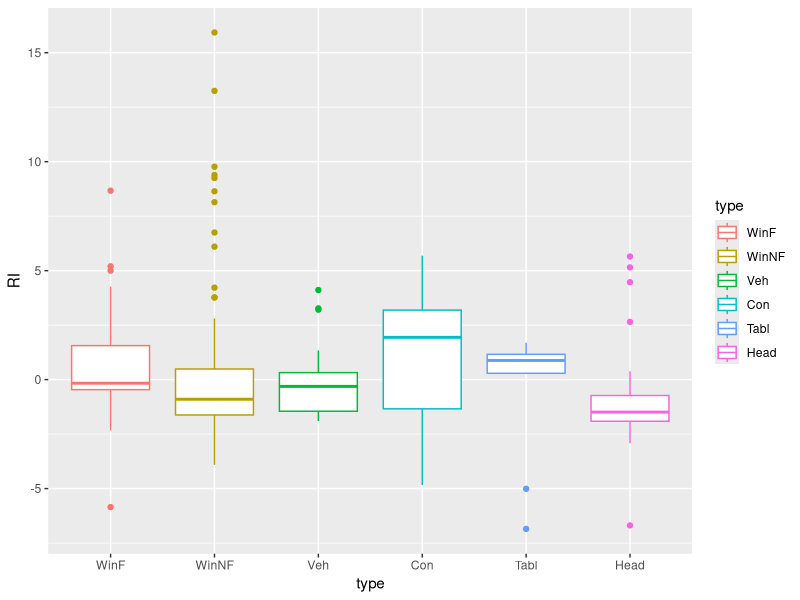
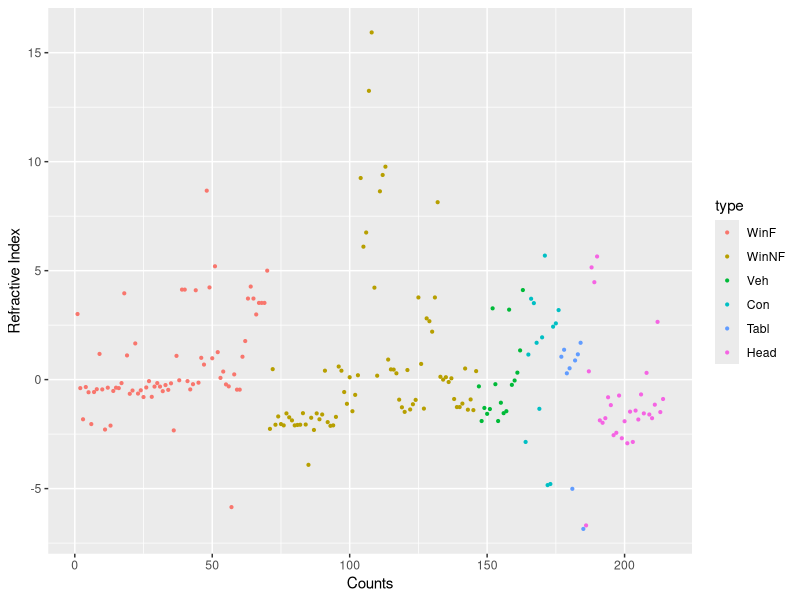
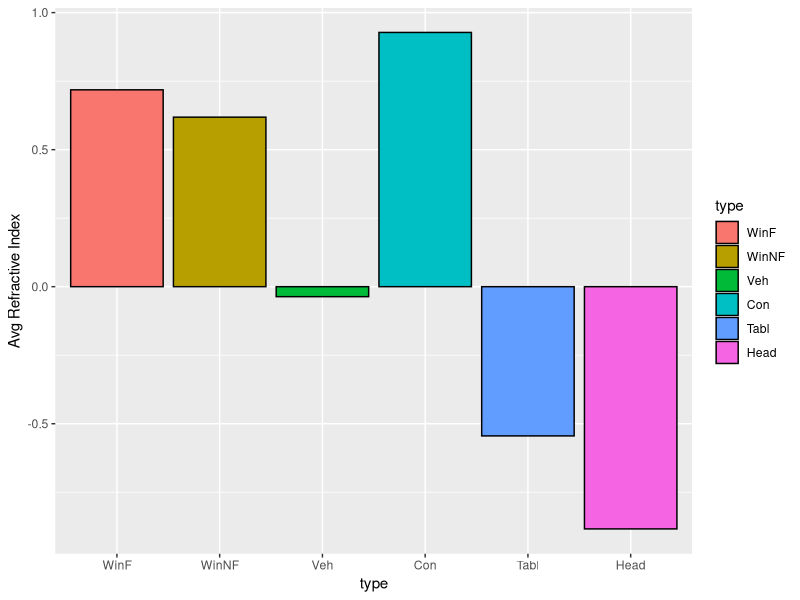
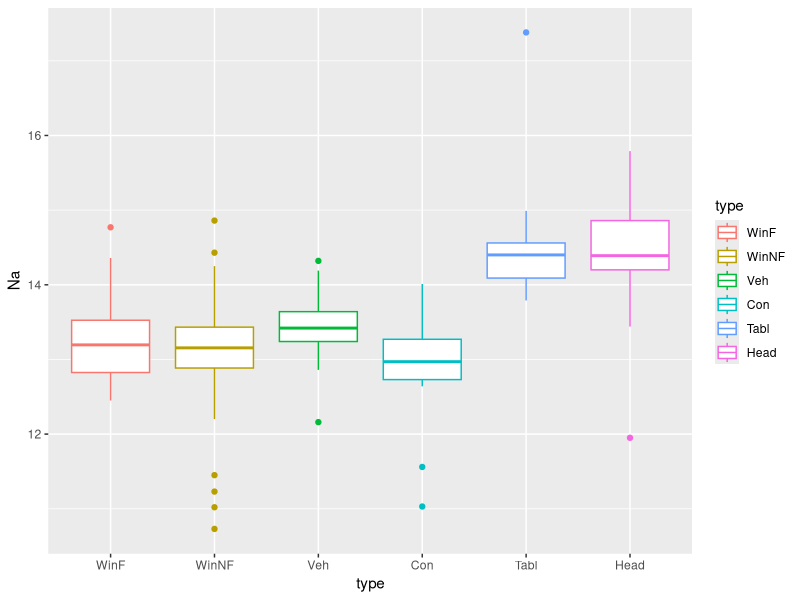
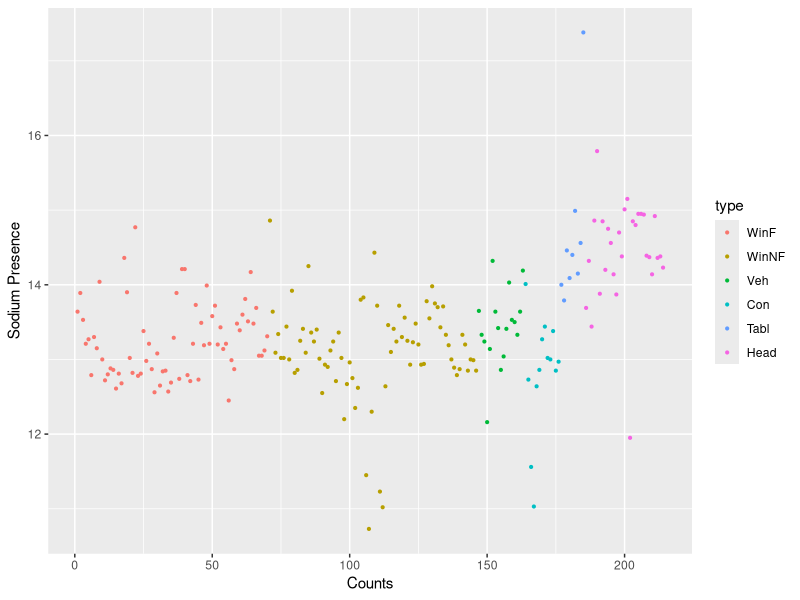
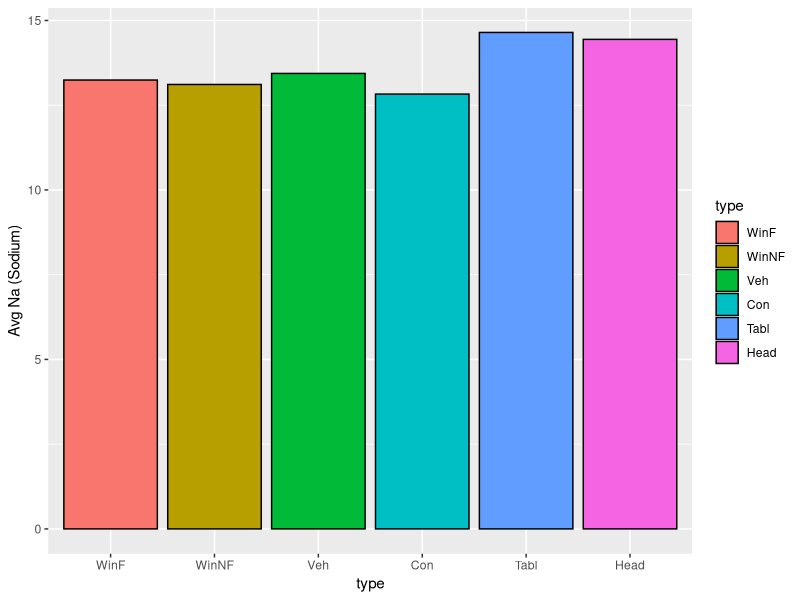
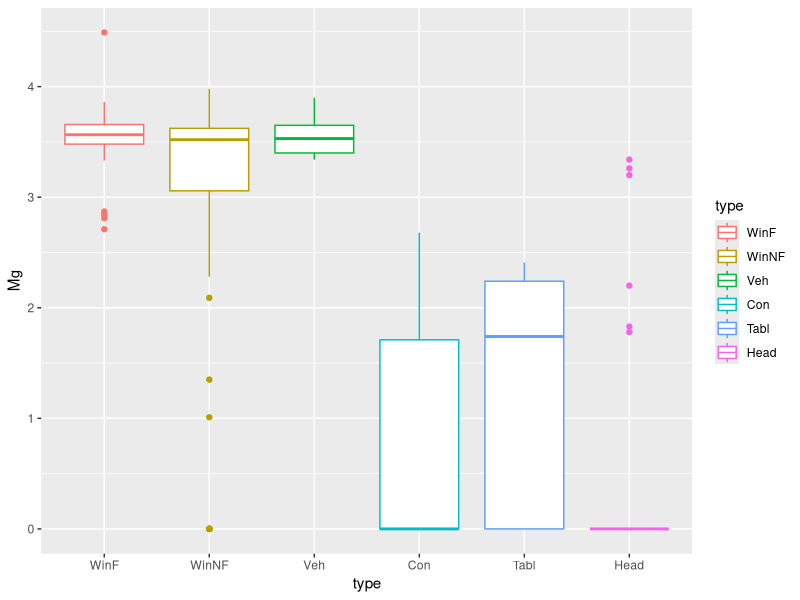
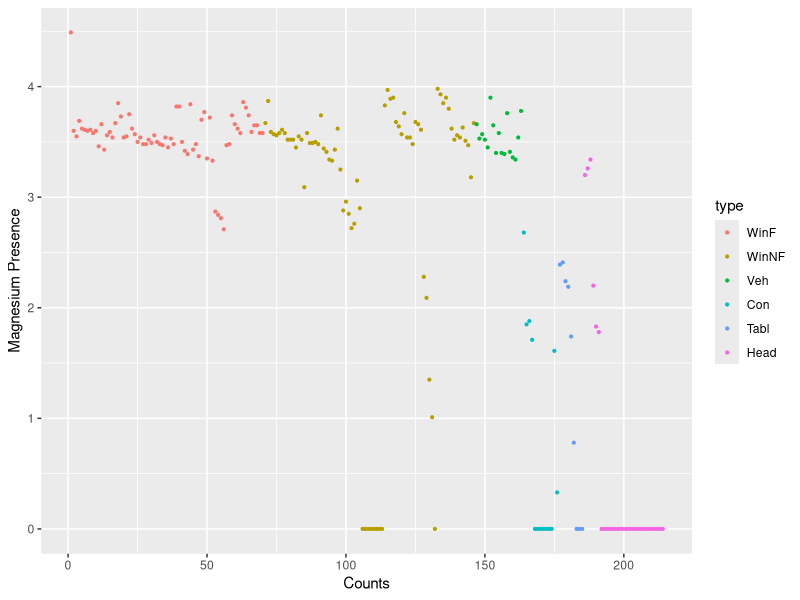

The R script that drew these images, in order:
# ******************************************************************************************************
# Random Forest - Forensic Glass Dataset
# 
# We analyze the data set of 214 glass shards of six possible glass types
# based on the available measurements on shard characteristics including Refractive index (RI)
# Which group of glass does the sample belong to..?
# ******************************************************************************************************
rm(list = ls()) # clear all runtime variables and functions in environment
options(scipen = 999) # No automatic round offs of numbers

# Use of external libraries
library(MASS)
library(caret)
library(plyr)
library(ggplot2)
library(randomForest)

# Load the dataset
data(fgl)
# Check the data load
str(fgl)
# Check on the frequency distribution of response variable type
table(fgl$type) # Proportions are very uneven
# Look at intial 10 rows
head(fgl, 10)
# Looking at the data rows, we see the rows are arranged / grouped by type in an orderly manner. 
# This would not work for any classification and we need to randomize the order.. 
# In essence we need to shuffle our dataset 

# ********** Data Exploration and Data Preparation Block *************************************** #

# Check for missing values
sum(is.na(fgl)) # There are no missing values in the dataset

# We will do some visualizations and exploration on the dataset

# Studying each of the type vs RI (Refractive Index)
ggplot(fgl, aes(x = type, y = RI)) + geom_boxplot(aes(color = type))
ggplot(fgl, aes(x = seq_along(RI), y = RI, fill = type)) + 
  geom_point(aes(color = type), pch = 19, cex = 0.75) + xlab("Counts") + ylab("Refractive Index")
# The refractive index falls within very distinctive range for each of the types of glass
# visualizing a bar plot with average RI by type
aggSet <- ddply(fgl, "type", summarise, meanval = mean(RI))
ggplot(aggSet, aes(x = type, y = meanval, fill = type)) + 
  geom_bar(stat = "identity", position = "identity", col = "black") +
  ylab("Avg Refractive Index")
# The average Refractive Index for various types are very different than each other...

# Studying each of the type vs Na (Amount of Sodium)
ggplot(fgl, aes(x = type, y = Na)) + geom_boxplot(aes(color = type))
ggplot(fgl, aes(x = seq_along(Na), y = Na, fill = type)) + 
  geom_point(aes(color = type), pch = 19, cex = 0.75) + xlab("Counts") + ylab("Sodium Presence") 
# The presence of Na falls within very distinctive range for each of the types of glass
# visualizing a bar plot with average Na by type
aggSet <- ddply(fgl, "type", summarise, meanval = mean(Na))
ggplot(aggSet, aes(x = type, y = meanval, fill = type)) + 
  geom_bar(stat = "identity", position = "identity", col = "black") +
  ylab("Avg Na (Sodium)")
# The average Sodium presence for all types of glass is relatively high and for Tabl and Head glass
# it is particularly higher than the rest...

# Studying each of the type vs Mg (Amount of Magnesium)
ggplot(fgl, aes(x = type, y = Mg)) + geom_boxplot(aes(color = type))
ggplot(fgl, aes(x = seq_along(Mg), y = Mg, fill = type)) + 
  geom_point(aes(color = type), pch = 19, cex = 0.75) + xlab("Counts") + ylab("Magnesium Presence") 
# Except for categories WinF and winNF the magnesium contents are different across other glass types
# visualizing a bar plot with average Mg by type
aggSet <- ddply(fgl, "type", summarise, meanval = mean(Mg))
ggplot(aggSet, aes(x = type, y = meanval, fill = type)) + 
  geom_bar(stat = "identity", position = "identity", col = "black") +
  ylab("Avg Mg (Magnesium)")
# The average Sodium presence for all types of glass is relatively high and for Tabl and Head glass
# it is particularly higher than the rest...

# Studying each of the type vs Al (Amount of Aluminium)
ggplot(fgl, aes(x = type, y = Al)) + geom_boxplot(aes(color = type))
ggplot(fgl, aes(x = seq_along(Al), y = Al, fill = type)) + 
  geom_point(aes(color = type), pch = 19, cex = 0.75) + xlab("Counts") + ylab("Aluminium Presence") 
# visualizing a bar plot with average Al by type
aggSet <- ddply(fgl, "type", summarise, meanval = mean(Al))
ggplot(aggSet, aes(x = type, y = meanval, fill = type)) + 
  geom_bar(stat = "identity", position = "identity", col = "black") +
  ylab("Avg Al (Aluminium)")
# Presence of Aluminium is also different across various types

# Studying each of the type vs Si (Amount of Silicon)
ggplot(fgl, aes(x = type, y = Si)) + geom_boxplot(aes(color = type))
ggplot(fgl, aes(x = seq_along(Si), y = Si, fill = type)) + 
  geom_point(aes(color = type), pch = 19, cex = 0.75) + xlab("Counts") + ylab("Silicon Presence") 
# visualizing a bar plot with average Si by type
aggSet <- ddply(fgl, "type", summarise, meanval = mean(Si))
ggplot(aggSet, aes(x = type, y = meanval, fill = type)) + 
  geom_bar(stat = "identity", position = "identity", col = "black") +
  ylab("Avg Si (Silicon)")
# Silicon presence in various types of glass are uniform and seems to be not having a statistical significance
# in classifying a glass type

# Studying each of the type vs K (Amount of Potassium)
ggplot(fgl, aes(x = type, y = K)) + geom_boxplot(aes(color = type))
ggplot(fgl, aes(x = seq_along(K), y = K, fill = type)) + 
  geom_point(aes(color = type), pch = 19, cex = 0.75) + xlab("Counts") + ylab("Potassium Presence") 
# visualizing a bar plot with average K by type
aggSet <- ddply(fgl, "type", summarise, meanval = mean(K))
ggplot(aggSet, aes(x = type, y = meanval, fill = type)) + 
  geom_bar(stat = "identity", position = "identity", col = "black") +
  ylab("Avg K (Potassium)")
# Glass type Con has a distinctive higher Potassium content than any other glass type

# Studying each of the type vs Ca (Amount of Calcium)
ggplot(fgl, aes(x = type, y = Ca)) + geom_boxplot(aes(color = type))
ggplot(fgl, aes(x = seq_along(Ca), y = Ca, fill = type)) + 
  geom_point(aes(color = type), pch = 19, cex = 0.75) + xlab("Counts") + ylab("Calcium Presence") 
# visualizing a bar plot with average Ca by type
aggSet <- ddply(fgl, "type", summarise, meanval = mean(Ca))
ggplot(aggSet, aes(x = type, y = meanval, fill = type)) + 
  geom_bar(stat = "identity", position = "identity", col = "black") +
  ylab("Avg Ca (Calcium)")
# Calcium content is relatively higher across all types and specifically for type con

# Studying each of the type vs Ba (Amount of Barium)
ggplot(fgl, aes(x = type, y = Ba)) + geom_boxplot(aes(color = type))
ggplot(fgl, aes(x = seq_along(Ba), y = Ba, fill = type)) + 
  geom_point(aes(color = type), pch = 19, cex = 0.75) + xlab("Counts") + ylab("Barium Presence") 
# visualizing a bar plot with average Ba by type
aggSet <- ddply(fgl, "type", summarise, meanval = mean(Ba))
ggplot(aggSet, aes(x = type, y = meanval, fill = type)) + 
  geom_bar(stat = "identity", position = "identity", col = "black") +
  ylab("Avg Ba (Barium)")
# Other than glass type Head - all others have relatively very low barium content

# Studying each of the type vs Fe (Amount of Fe)
ggplot(fgl, aes(x = type, y = Fe)) + geom_boxplot(aes(color = type))
ggplot(fgl, aes(x = seq_along(Fe), y = Fe, fill = type)) + 
  geom_point(aes(color = type), pch = 19, cex = 0.75) + xlab("Counts") + ylab("Iron Presence") 
# visualizing a bar plot with average Fe by type
aggSet <- ddply(fgl, "type", summarise, meanval = mean(Fe))
ggplot(aggSet, aes(x = type, y = meanval, fill = type)) + 
  geom_bar(stat = "identity", position = "identity", col = "black") +
  ylab("Avg Fe (Iron)")
# Glass type Tabl and Head has a very low Fe content than all other types

# ********** Data Sampling **************************************************** #

# Lets check the distribution of the various types
table(fgl$type)

# Since the proportion of the types is very uneven, we have to ensure that all types are present in the same proportion as original in the training as well as 
# test dataset

# So we will sample in each individual types in the ratio of 70:30 (attempting a stratified sampling)

# First we will create the training and test dataset in the same proportion of types

subset_data <- subset(fgl, fgl$type == "WinF")
smp_size <- floor(0.75 * nrow(subset_data))
train_ind <- sample(seq_len(nrow(subset_data)), size = smp_size)
fgl_train <- subset_data[train_ind,]
fgl_test <- subset_data[-train_ind,]

subset_data <- subset(fgl, fgl$type == "WinNF")
smp_size <- floor(0.75 * nrow(subset_data))
train_ind <- sample(seq_len(nrow(subset_data)), size = smp_size)
fgl_train <- rbind(fgl_train,subset_data[train_ind,])
fgl_test <- rbind(fgl_test, subset_data[-train_ind,])

subset_data <- subset(fgl, fgl$type == "Veh")
smp_size <- floor(0.75 * nrow(subset_data))
train_ind <- sample(seq_len(nrow(subset_data)), size = smp_size)
fgl_train <- rbind(fgl_train,subset_data[train_ind,])
fgl_test <- rbind(fgl_test, subset_data[-train_ind,])

subset_data <- subset(fgl, fgl$type == "Con")
smp_size <- floor(0.75 * nrow(subset_data))
train_ind <- sample(seq_len(nrow(subset_data)), size = smp_size)
fgl_train <- rbind(fgl_train,subset_data[train_ind,])
fgl_test <- rbind(fgl_test, subset_data[-train_ind,])

subset_data <- subset(fgl, fgl$type == "Tabl")
smp_size <- floor(0.75 * nrow(subset_data))
train_ind <- sample(seq_len(nrow(subset_data)), size = smp_size)
fgl_train <- rbind(fgl_train,subset_data[train_ind,])
fgl_test <- rbind(fgl_test, subset_data[-train_ind,])

subset_data <- subset(fgl, fgl$type == "Head")
smp_size <- floor(0.75 * nrow(subset_data))
train_ind <- sample(seq_len(nrow(subset_data)), size = smp_size)
fgl_train <- rbind(fgl_train,subset_data[train_ind,])
fgl_test <- rbind(fgl_test, subset_data[-train_ind,])

# Once it is done, we will randomise the order, since orderly arrangement will not work for any Classification
randomiseDataSet <- function (ds){
  set.seed(5678)
  gp <- runif(nrow(ds))
  ds <- ds[order(gp),]
  return (ds)
}
# randomise the training and test dataset
fgl_train <- randomiseDataSet(fgl_train)
fgl_test <- randomiseDataSet(fgl_test)

# ********** Build the Random Forest **************************************************** #

# lets build the random forest using the training dataset
# We want the importance of the variables to be assessed, so that we can plot them later
# and we want to try 2 variables at each split (default is 3 and this can be changed, based on OOB estimate of error rate)
# to correctly estimate mtry (number of variables for each split), we may use tuneRF function
tuneRF(fgl_train[,-10], fgl_train[,10], stepFactor = 1.5) # we see mtry as 2 is a better candidate with least OOB error

forest_model <- randomForest(type ~., data = fgl_train, importance = TRUE, do.trace = TRUE, mtry = 2)

# lets inspect the model
forest_model # this also shows the confusion matrix and overall error rate

# now lets try some plots to visualize the model better
varImpPlot(forest_model)
# the above shows the mean decrease in accuracy and mean decrease in gini score as a function of each of the variables of the model 

# we see that Mg, RI and Al contributes max in increase the accuracy of the model and Fe contributes the least
# similarly Mg, AL and RI contributes max in increase of the Gini coefficients and Fe contributes the least ..

# Hence we may drop the Fe and rebuild the tree and see if there is any reduction in error rate or change

# lets look at relative importance of each of the independent variables in classifying each of the particular type of class
forest_model$importance
# We can see from the table that for float glass (WinF) RI has 17.9% importance and Mg has 12.1% importance

# if we plot the forest_model itself, we see
plot(forest_model)
# The above tells how the error in classification increase or decrease as we increase the number of trees

# now if we want to use this forest_model on our test dataset
predictions <- predict(forest_model, newdata = fgl_test[,-10], type = "class")
# build the confusion matrix to see how well it has performed on the test dataset
confusionMatrix(predictions, fgl_test[,10])
